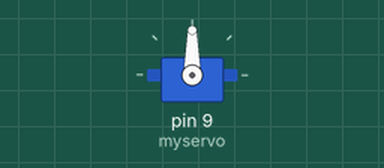
Bench run of a sketch on a simulated Arduino Uno, built with avr-gcc and run on an emulated ATmega328P. Parts: servo.

Above: at 0.05 s.
At 5.0 s:
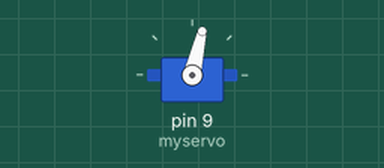
Timing chart, 0 to 6.5 s (numbered marks = the images above):
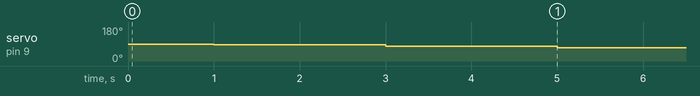

The sketch:

SolarController.ino
```cpp
#include <Servo.h>

Servo myservo;

int angles[] =  {86,77,70,65,62,63,66,73,81};

void setup() {
  // put your setup code here, to run once:
myservo.attach(9);
Serial.begin(9600);
}

void loop()
{
  // put your main code here, to run repeatedly:

  //Serial.print("Begin");
  int limit = sizeof(angles)/sizeof(angles[0]);
  delay(1000);
  for (int i = 0; i <= limit; i++)
  {
    myservo.write(angles[i]);
    delay(2000);
  }


}
```
